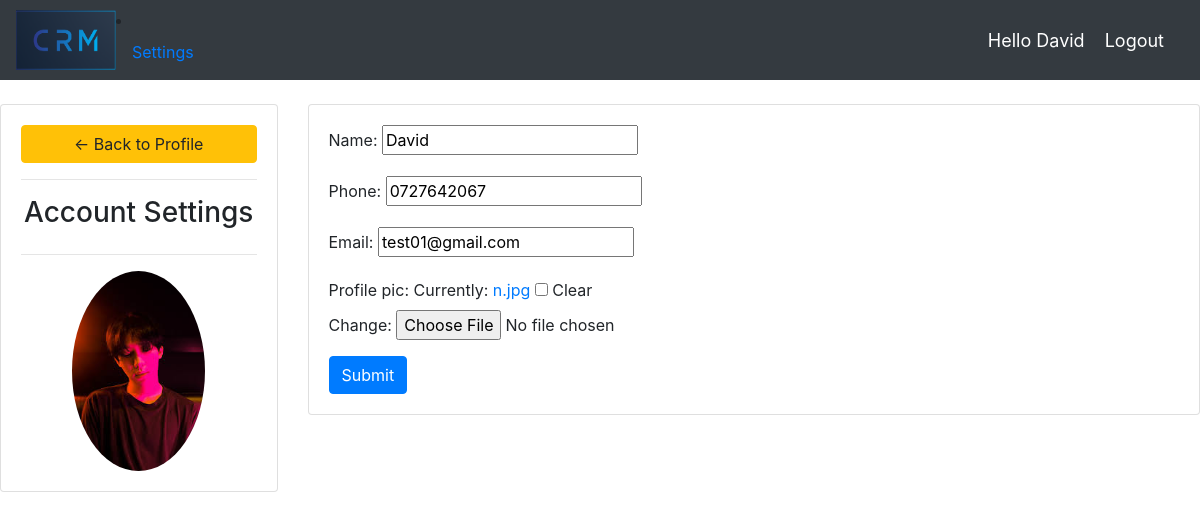
The page /account/ (signed in) on the database its author committed.
### accounts/models.py (models this page shows, shortened)
class Customer(models.Model):
	user = models.OneToOneField(User, null=True, blank=True, on_delete=models.CASCADE)
	name = models.CharField(max_length=200, null=True)
	phone = models.CharField(max_length=200, null=True)
	email = models.CharField(max_length=200, null=True)
	profile_pic = models.ImageField(default="default.png", null=True, blank=True)
	date_created = models.DateTimeField(auto_now_add=True, null=True)

### accounts/decorators.py (the view)
		def wrapper_func(request, *args,**kwargs):
			group = None
			if request.user.groups.exists():
				group =request.user.groups.all()[0].name
			if group in allowed_roles:
				return view_func(request, *args,**kwargs)
			else:
				return HttpResponse('You are not authorized to view this page')

### accounts/form.py
class CustomerForm(ModelForm):
	class Meta:
		model = Customer
		fields = '__all__'
		exclude = ['user']

### accounts/views.py (called while the page is built)
@login_required(login_url='login')
@allowed_users(allowed_roles=['customer'])
def accountSettings(request):
	customer = request.user.customer
	form = CustomerForm(instance=customer)
	if request.method=='POST':
		form = CustomerForm(request.POST, request.FILES,instance=customer)
		if form.is_valid():
			form.save()
	context = {'form':form}
	return render(request, 'accounts/account_settings.html',context)

### accounts/templates/accounts/account_settings.html (shortened to what this page needs)
{%  extends 'accounts/base.html' %}
{% load static %}
{% block content %}
<br>
<div class="row">
	<div class="col-md-3">
		<div class="card card-body">
			<a class="btn btn-warning" href="{% url 'crm-home' %}"> &#8592; Back to Profile</a>
			<hr>
			<h3 style="text-align: center">Account Settings</h3>
			<hr>
			<img class="profile-pic" src="{{request.user.customer.profile_pic.url}}" >
		</div>
	</div>
	<div class="col-md-9">
		<div class="card card-body">
			<form method="POST" action="" enctype="multipart/form-data">
				{{form.as_p}}
			<input class="btn btn-primary" type="submit" name="Update Information">
			</form>
		</div>
	</div>
</div>
{% endblock %}

### accounts/templates/accounts/navbar.html (shortened to what this page needs)
{% load static %}
<nav class="navbar navbar-expand-lg navbar-dark bg-dark">
		  <img src="{% static 'images/logo.png' %}" height="60" width="100">
		  <div class="collapse navbar-collapse" id="navbarNav">
		  	{% if request.user.is_staff %}
			    <ul class="navbar-nav">
			      <li class="nav-item active">
			        <a class="nav-link" href="{% url 'crm-home' %}">Dashbord <span class="sr-only">(current)</span></a>
			      </li>
			      <li class="nav-item">
			        <a class="nav-link" href="{% url 'crm-product' %}">Product</a>
			      </li>
		      {% else %}
		      	<li class="nav-item">
		      		<a class="nav-link" href="{% url 'account' %}">Settings</a>
		      	</li>
		      {% endif %}
		  </div>
			  <span class="hello">Hello {{request.user}}</span>
			  <br>
			  <span ><a class="hello" href="{% url 'logout' %}">Logout</a></span>
</nav>

### accounts/templates/accounts/navbar.html (style rules this page uses)
.hello { font-size: 18px; color: #fff; margin-right: 20px; }

### accounts/templates/accounts/account_settings.html (style rules this page uses)
.profile-pic { max-width: 200px; max-height:200px; margin: 0 auto; border-radius: 50%; }

### rows shown on the page
Customer: name "David", phone "0727642067", email "test01@gmail.com"

### other values the page prints
{{ request.user }} "David"
